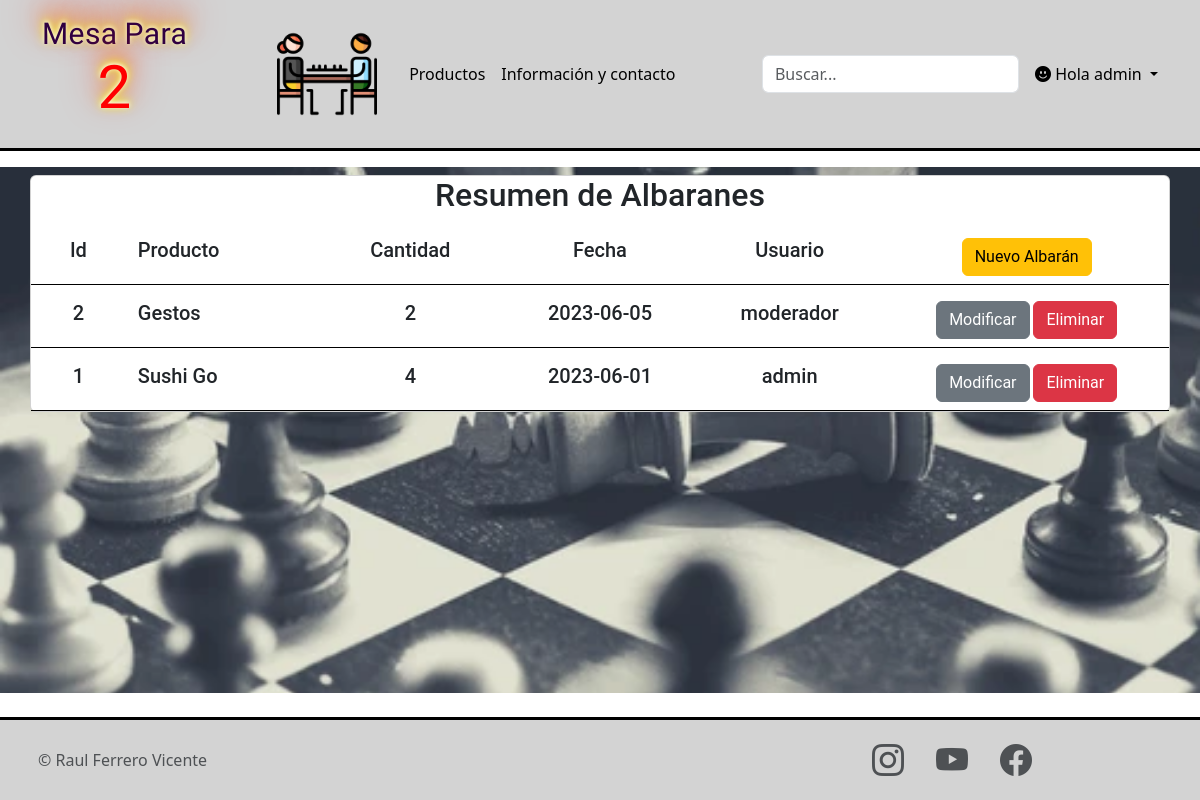
The page /ProyectoTarea17/paginas/administrarAlbaranes.php (signed in) on the database its author committed.
### tables this page shows
CREATE TABLE IF NOT EXISTS ALBARAN (
    Id INT AUTO_INCREMENT PRIMARY KEY,
    cod_producto INT,
    cantidad INT,
    fecha DATE,
    usuario VARCHAR(15),
    activo BOOLEAN DEFAULT true,
    FOREIGN KEY (cod_producto) REFERENCES PRODUCTO(codigo),
    FOREIGN KEY (usuario) REFERENCES USUARIO(user)
);

CREATE TABLE IF NOT EXISTS PRODUCTO (
    codigo INT AUTO_INCREMENT PRIMARY KEY,
    titulo VARCHAR(255),
    descripcion VARCHAR(600),
    precio DECIMAL(10,2),
    stock INT,
    imagen_url VARCHAR(255),
    activo BOOLEAN DEFAULT true
);

### ProyectoTarea17/BBDD/funciones.php (called while the page is built, shortened)
<?php
function getProducto($id){
    $DSN = 'mysql:host='.IP.';dbname='.BD;
    try {
        $con = new PDO($DSN,USER,PASS);
        $sql = "SELECT * FROM PRODUCTO WHERE codigo = :codigo AND activo = true";
        $stmt = $con->prepare($sql);
        $stmt->bindParam(':codigo',$id);
        $stmt->execute();
        $producto = $stmt->fetch(PDO::FETCH_ASSOC);
        return $producto;
    } catch (PDOException $e) {
        echo $e->getMessage();
    } finally{
        unset($con);
    }
}
function isAdmin($user){
    $DSN = 'mysql:host='.IP.';dbname='.BD;
    try {
        $con = new PDO($DSN,USER,PASS);
        $sql = "SELECT rol FROM USUARIO WHERE user = :user AND activo = true";
        $stmt = $con->prepare($sql);
        $stmt->bindParam(':user',$user);
        $stmt->execute();
        $usuario = $stmt->fetch(PDO::FETCH_ASSOC);
        if($usuario['rol'] == 'admin'){
            return true;
        }else{
            return false;
        }
    } catch (PDOException $e) {
        echo $e->getMessage();
    } finally{
        unset($con);
    }
}
function isModerador($user){
    $DSN = 'mysql:host='.IP.';dbname='.BD;
    try {
        $con = new PDO($DSN,USER,PASS);
        $sql = "SELECT rol FROM USUARIO WHERE user = :user AND activo = true";
        $stmt = $con->prepare($sql);
        $stmt->bindParam(':user',$user);
        $stmt->execute();
        $usuario = $stmt->fetch(PDO::FETCH_ASSOC);
        if($usuario['rol'] == 'moderador'){
            return true;
        }else{
            return false;
        }
    } catch (PDOException $e) {
        echo $e->getMessage();
    } finally{
        unset($con);
    }
}
function getAlbaranes(){
    $DSN = 'mysql:host='.IP.';dbname='.BD;
    try {
        $con = new PDO($DSN,USER,PASS);
        $sql = "SELECT * FROM ALBARAN WHERE activo = true ORDER BY Id DESC";
        $stmt = $con->prepare($sql);
        $stmt->execute();
        $albaranes = $stmt->fetchAll(PDO::FETCH_ASSOC);
        return $albaranes;
    } catch (PDOException $e) {
        echo $e->getMessage();
    } finally{
        unset($con);
    }
}
?>

### ProyectoTarea17/paginas/administrarAlbaranes.php (the view, shortened to what this page needs)
<?php
require_once('../BBDD/funciones.php');
if (!isset($_SESSION['usuario'])) {
    header("Location: ./login.php");
    exit;
} else if(!isAdmin($_SESSION['usuario']['user']) && !isModerador($_SESSION['usuario']['user'])){
    header("Location: ../");
    exit;
}else if(isAdmin($_SESSION['usuario']['user']) && isset($_REQUEST['eliminar'])){
    eliminarAlbaran($_REQUEST['id']);
    header("Location: /ProyectoTarea17/paginas/administrarAlbaranes.php");
    exit;
}else if(isAdmin($_SESSION['usuario']['user']) && isset($_REQUEST['modificar'])){
    header("Location: ./modificarAlbaran.php?id=".$_REQUEST['id']);
    exit;
}else
{
    $albaranes = getAlbaranes();
    ?>
    <!DOCTYPE html>
    <html lang="es">
    <head>
        <link rel="stylesheet" href="../css/style.css">
        <link href="https://cdn.jsdelivr.net/npm/bootstrap@5.3.2/dist/css/bootstrap.min.css" rel="stylesheet"
>
        <link rel="stylesheet" href="https://cdn.jsdelivr.net/npm/bootstrap-icons@1.11.2/font/bootstrap-icons.min.css">
    </head>
    <body>
        <div class="cabecera">
            <?php
            require_once("../html/header.php");
            ?>
        </div>
        <main>
            <div class="container card mt-2  ">
                <div class="row">
                    <div class="col-12 text-center  ">
                        <h2>Resumen de Albaranes</h2>
                    </div>
                </div>
                <div class="row mt-3 border-bottom border-black  ">
                    <div class="col-1 text-center  ">
                        <h5>Id</h5>
                    </div>
                    <div class="col-2 text-start  ">
                        <h5>Producto</h5>
                    </div>
                    <div class="col-2 text-center  ">
                        <h5>Cantidad</h5>
                    </div>
                    <div class="col-2 text-center  ">
                        <h5>Fecha</h5>
                    </div>
                    <div class="col-2 text-center  ">
                        <h5>Usuario</h5>
                    </div>
                    <div class="col-3 text-center  ">
                    <a href="./nuevoAlbaran.php"> <button class="btn btn-warning mb-2">Nuevo Albarán</button></a>
                    </div>
                </div>
                <?php
                foreach ($albaranes as $key => $value) {
                    $producto = getProducto($value['cod_producto']);
                    if (isModerador($_SESSION['usuario']['user'])){
                   echo'
                   <div class="row mt-3 border-bottom border-black">
                    <div class="col-1 text-center  ">
                        <h5>'.$value['Id'].'</h5>
                    </div>
                    <div class="col-2 text-start  ">
                        <h5>'.$producto['titulo'].'</h5>
                    </div>
                    <div class="col-2 text-center  ">
                        <h5>';
                        echo $value['cantidad'];
                        echo'</h5>
                    </div>
                    <div class="col-2 text-center  ">
                        <h5>'.$value['fecha'].'</h5>
                    </div>
                    <div class="col-2 text-center  ">
                        <h5>'.$value['usuario'].'</h5>
                    </div>
                    </div>';
                }else if (isAdmin($_SESSION['usuario']['user'])){
                    echo'
                    <div class="row mt-3 border-bottom border-black">
                     <div class="col-1 text-center  ">
                         <h5>'.$value['Id'].'</h5>
                     </div>
                     <div class="col-2 text-start  ">
                         <h5>'.$producto['titulo'].'</h5>
                     </div>
                     <div class="col-2 text-center  ">
                         <h5>';
                         echo $value['cantidad'];
                         echo'</h5>
                     </div>
                     <div class="col-2 text-center  ">
                         <h5>'.$value['fecha'].'</h5>
                     </div>
                     <div class="col-2 text-center  ">
                         <h5>'.$value['usuario'].'</h5>
                     </div>
                     <div class="col-3 text-center  ">
                     <form action="" method="POST">
                          <button name="modificar" class="btn btn-secondary mb-2">Modificar</button>
                          <button name="eliminar" class="btn btn-danger mb-2">Eliminar</button>
                          <input type="hidden" name="id" value="'.$value['Id'].'">
                    </form>
                      </div>
                     </div>';
                }
                }
               ?>
        </main>
        <div class="pie">
        </div>
    </body>
    </html>
    <?php
}
?>

### ProyectoTarea17/css/style.css (style rules this page uses)
body { background-color: #f5f5f5; padding: 0; display: flex; min-height: 100vh; flex-direction: column; }
main { background-image: url(../img/fondoPrincipal.webp); background-attachment: fixed; background-repeat:no-repeat; background-size: cover; flex-grow: 1; font-family: 'Roboto', sans-serif; font-size: 16px; color: #ffffff; margin: 0; }
footer { background-color: lightgray; }

### rows shown on the page
albaran: Id "2", cod_producto.titulo "Gestos", cantidad "2", fecha "2023-06-05", usuario "moderador"
albaran: Id "1", cod_producto.titulo "Sushi Go", cantidad "4", fecha "2023-06-01", usuario "admin"

### other values the page prints
$_SESSION['usuario']['user'] "admin"
